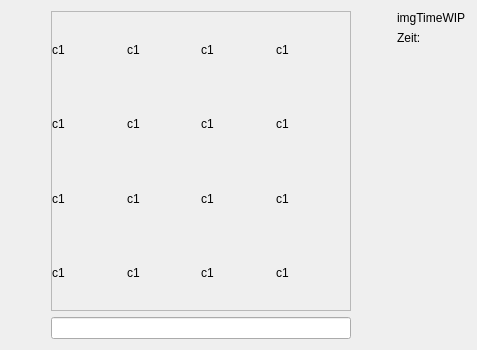
          <widget class="QWidget" name="mainGame">
           <layout class="QGridLayout" name="gridLayout_9">
            <item row="0" column="3">
             <spacer name="horizontalSpacer_2">
              <property name="orientation">
               <enum>Qt::Horizontal</enum>
              </property>
              <property name="sizeType">
               <enum>QSizePolicy::Minimum</enum>
              </property>
              <property name="sizeHint" stdset="0">
               <size>
                <width>40</width>
                <height>20</height>
               </size>
              </property>
             </spacer>
            </item>
            <item row="0" column="0">
             <spacer name="horizontalSpacer">
              <property name="orientation">
               <enum>Qt::Horizontal</enum>
              </property>
              <property name="sizeType">
               <enum>QSizePolicy::Minimum</enum>
              </property>
              <property name="sizeHint" stdset="0">
               <size>
                <width>40</width>
                <height>7</height>
               </size>
              </property>
             </spacer>
            </item>
            <item row="0" column="1" colspan="2">
             <layout class="QGridLayout" name="gridGame">
              <item row="0" column="0">
               <widget class="QFrame" name="gridPicture">
                <property name="minimumSize">
                 <size>
                  <width>300</width>
                  <height>300</height>
                 </size>
                </property>
                <property name="maximumSize">
                 <size>
                  <width>900</width>
                  <height>900</height>
                 </size>
                </property>
                <property name="sizeIncrement">
                 <size>
                  <width>0</width>
                  <height>0</height>
                 </size>
                </property>
                <property name="frameShape">
                 <enum>QFrame::StyledPanel</enum>
                </property>
                <property name="frameShadow">
                 <enum>QFrame::Raised</enum>
                </property>
                <property name="lineWidth">
                 <number>1</number>
                </property>
                <widget class="QLabel" name="imgPicture">
                 <property name="geometry">
                  <rect>
                   <x>0</x>
                   <y>0</y>
                   <width>300</width>
                   <height>300</height>
                  </rect>
                 </property>
                 <property name="minimumSize">
                  <size>
                   <width>300</width>
                   <height>300</height>
                  </size>
                 </property>
                 <property name="maximumSize">
                  <size>
                   <width>300</width>
                   <height>300</height>
                  </size>
                 </property>
                 <property name="sizeIncrement">
                  <size>
                   <width>0</width>
                   <height>0</height>
                  </size>
                 </property>
                 <property name="text">
                  <string/>
                 </property>
                 <property name="pixmap">
                  <pixmap resource="src.qrc">:/Facy-Client/images/phPicture.png</pixmap>
                 </property>
                 <property name="scaledContents">
                  <bool>true</bool>
                 </property>
                </widget>
                <widget class="QFrame" name="gridCards">
                 <property name="geometry">
                  <rect>
                   <x>0</x>
                   <y>0</y>
                   <width>300</width>
                   <height>300</height>
                  </rect>
                 </property>
                 <property name="sizePolicy">
                  <sizepolicy hsizetype="Preferred" vsizetype="Preferred">
                   <horstretch>0</horstretch>
                   <verstretch>0</verstretch>
                  </sizepolicy>
                 </property>
                 <property name="minimumSize">
                  <size>
                   <width>300</width>
                   <height>300</height>
                  </size>
                 </property>
                 <property name="maximumSize">
                  <size>
                   <width>900</width>
                   <height>900</height>
                  </size>
                 </property>
                 <property name="sizeIncrement">
                  <size>
                   <width>0</width>
                   <height>0</height>
                  </size>
                 </property>
                 <property name="frameShape">
                  <enum>QFrame::StyledPanel</enum>
                 </property>
                 <property name="frameShadow">
                  <enum>QFrame::Raised</enum>
                 </property>
                 <layout class="QGridLayout" name="gridLayout_8">
                  <property name="leftMargin">
                   <number>0</number>
                  </property>
                  <property name="topMargin">
                   <number>0</number>
                  </property>
                  <property name="rightMargin">
                   <number>0</number>
                  </property>
                  <property name="bottomMargin">
                   <number>0</number>
                  </property>
                  <property name="spacing">
                   <number>0</number>
                  </property>
                  <item row="2" column="0">
                   <widget class="QLabel" name="imgCard9">
                    <property name="text">
                     <string>c1</string>
                    </property>
                   </widget>
                  </item>
                  <item row="2" column="2">
                   <widget class="QLabel" name="imgCard11">
                    <property name="text">
                     <string>c1</string>
                    </property>
                   </widget>
                  </item>
                  <item row="2" column="3">
                   <widget class="QLabel" name="imgCard12">
                    <property name="text">
                     <string>c1</string>
                    </property>
                   </widget>
                  </item>
                  <item row="1" column="2">
                   <widget class="QLabel" name="imgCard7">
                    <property name="text">
                     <string>c1</string>
                    </property>
                   </widget>
                  </item>
                  <item row="3" column="3">
                   <widget class="QLabel" name="imgCard16">
                    <property name="text">
                     <string>c1</string>
                    </property>
                   </widget>
                  </item>
                  <item row="0" column="0">
                   <widget class="QLabel" name="imgCard1">
                    <property name="text">
                     <string>c1</string>
                    </property>
                   </widget>
                  </item>
                  <item row="0" column="1">
                   <widget class="QLabel" name="imgCard2">
                    <property name="text">
                     <string>c1</string>
                    </property>
                   </widget>
                  </item>
                  <item row="2" column="1">
                   <widget class="QLabel" name="imgCard10">
                    <property name="text">
                     <string>c1</string>
                    </property>
                   </widget>
                  </item>
                  <item row="0" column="3">
                   <widget class="QLabel" name="imgCard4">
                    <property name="text">
                     <string>c1</string>
                    </property>
                   </widget>
                  </item>
                  <item row="3" column="2">
                   <widget class="QLabel" name="imgCard15">
                    <property name="text">
                     <string>c1</string>
                    </property>
                   </widget>
                  </item>
                  <item row="3" column="0">
                   <widget class="QLabel" name="imgCard13">
                    <property name="text">
                     <string>c1</string>
                    </property>
                   </widget>
                  </item>
                  <item row="1" column="1">
                   <widget class="QLabel" name="imgCard6">
                    <property name="text">
                     <string>c1</string>
                    </property>
                   </widget>
                  </item>
                  <item row="1" column="3">
                   <widget class="QLabel" name="imgCard8">
                    <property name="text">
                     <string>c1</string>
                    </property>
                   </widget>
                  </item>
                  <item row="3" column="1">
                   <widget class="QLabel" name="imgCard14">
                    <property name="text">
                     <string>c1</string>
                    </property>
                   </widget>
                  </item>
                  <item row="0" column="2">
                   <widget class="QLabel" name="imgCard3">
                    <property name="text">
                     <string>c1</string>
                    </property>
                   </widget>
                  </item>
                  <item row="1" column="0">
                   <widget class="QLabel" name="imgCard5">
                    <property name="text">
                     <string>c1</string>
                    </property>
                   </widget>
                  </item>
                 </layout>
                </widget>
               </widget>
              </item>
              <item row="1" column="0">
               <widget class="QLineEdit" name="lineEdit_2"/>
              </item>
             </layout>
            </item>
            <item row="0" column="5">
             <layout class="QVBoxLayout" name="verticalLayout_4">
              <item>
               <widget class="QLabel" name="label_6">
                <property name="text">
                 <string>imgTimeWIP</string>
                </property>
               </widget>
              </item>
              <item>
               <widget class="QLabel" name="label_10">
                <property name="text">
                 <string>Zeit: </string>
                </property>
               </widget>
              </item>
              <item>
               <spacer name="verticalSpacer_3">
                <property name="orientation">
                 <enum>Qt::Vertical</enum>
                </property>
                <property name="sizeHint" stdset="0">
                 <size>
                  <width>20</width>
                  <height>40</height>
                 </size>
                </property>
               </spacer>
              </item>
             </layout>
            </item>
           </layout>
          </widget>
